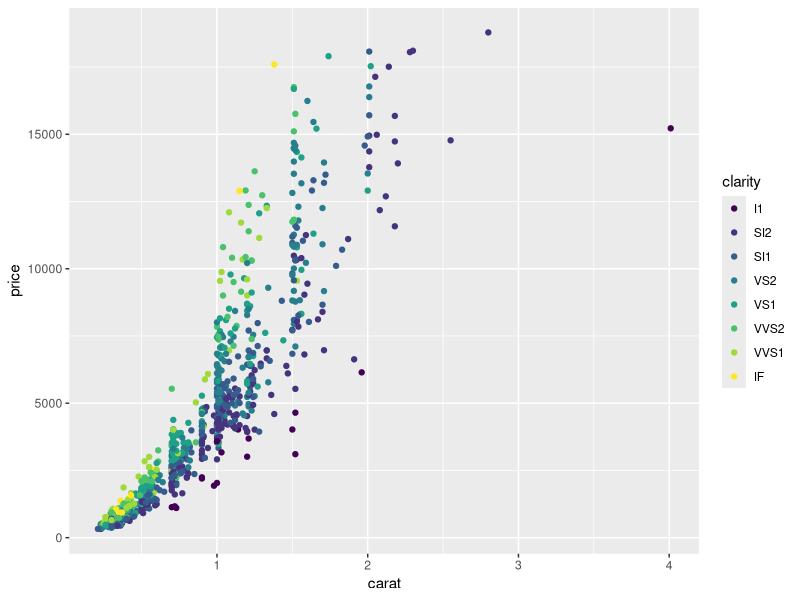
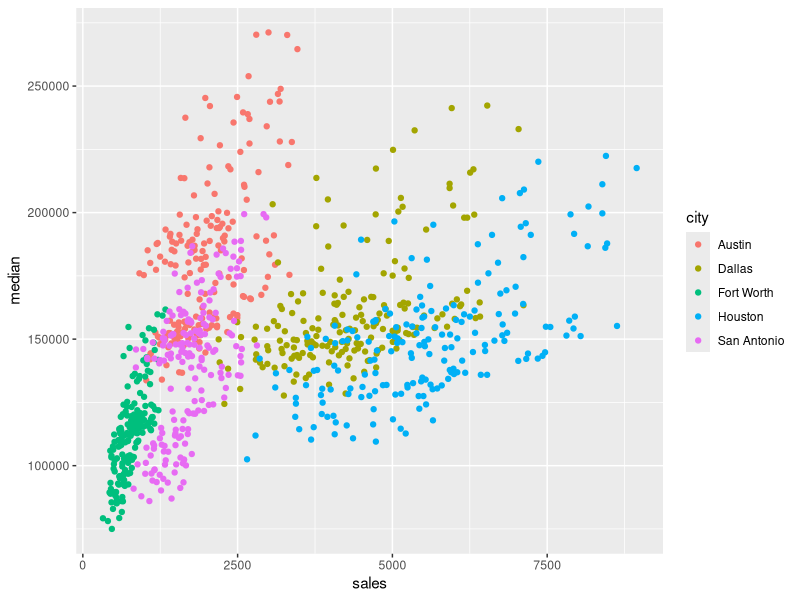
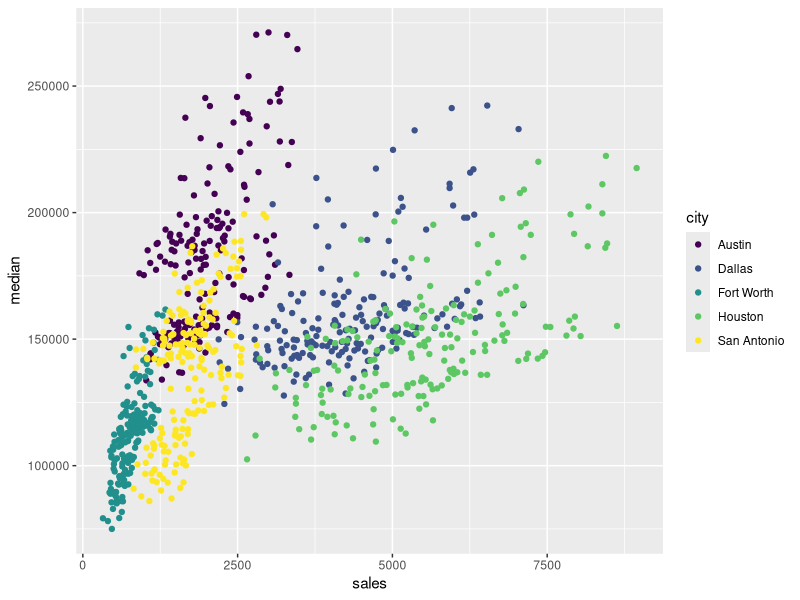
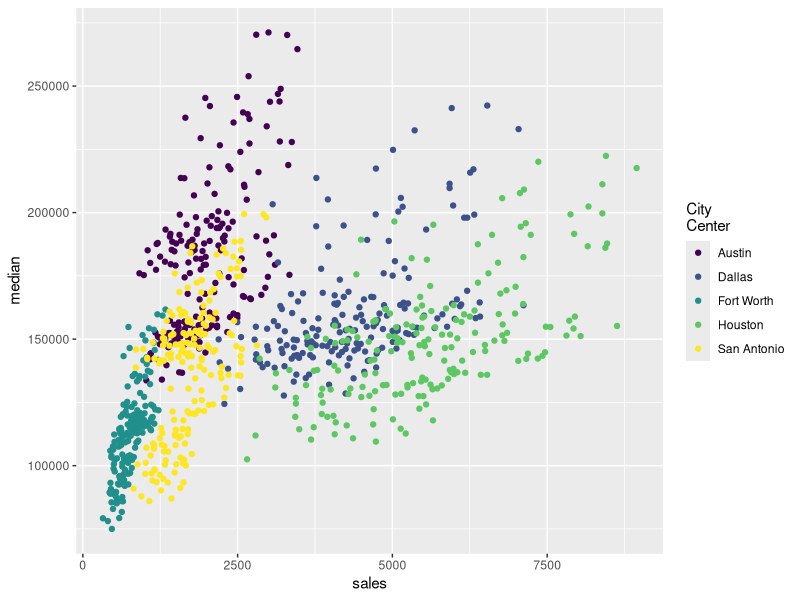
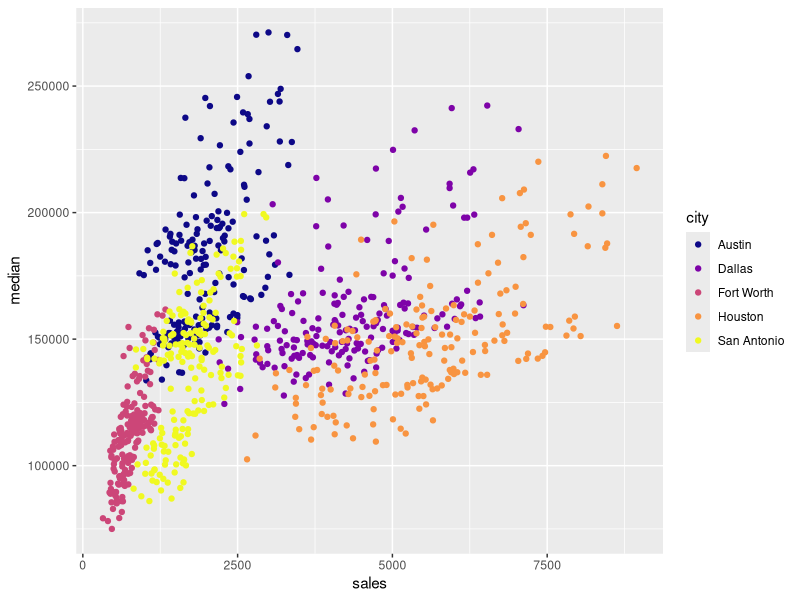
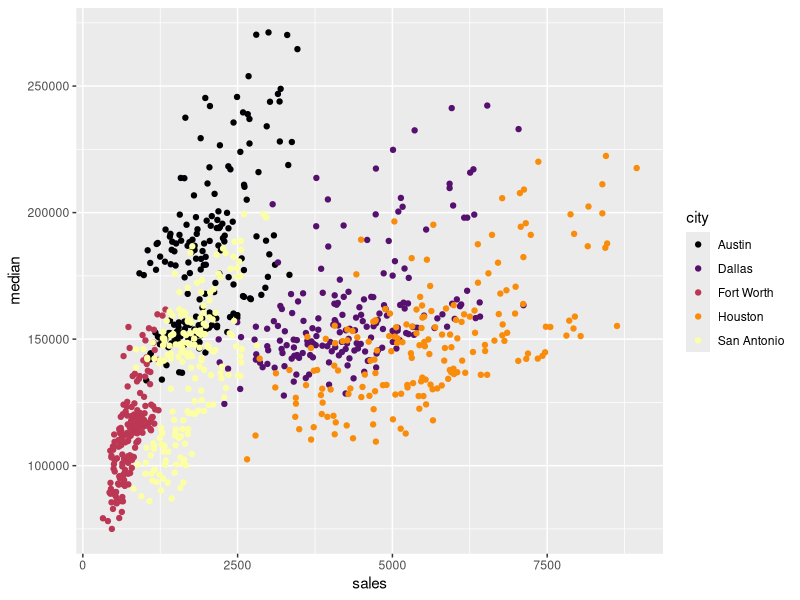
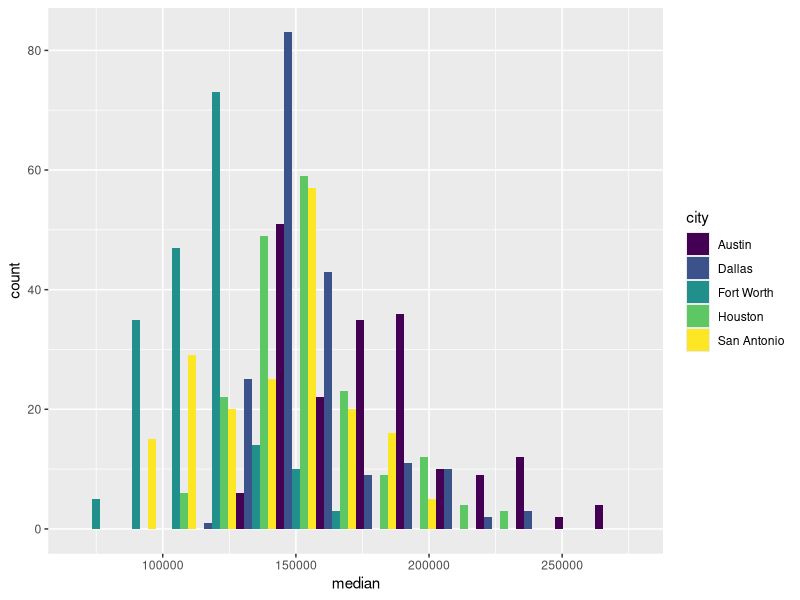
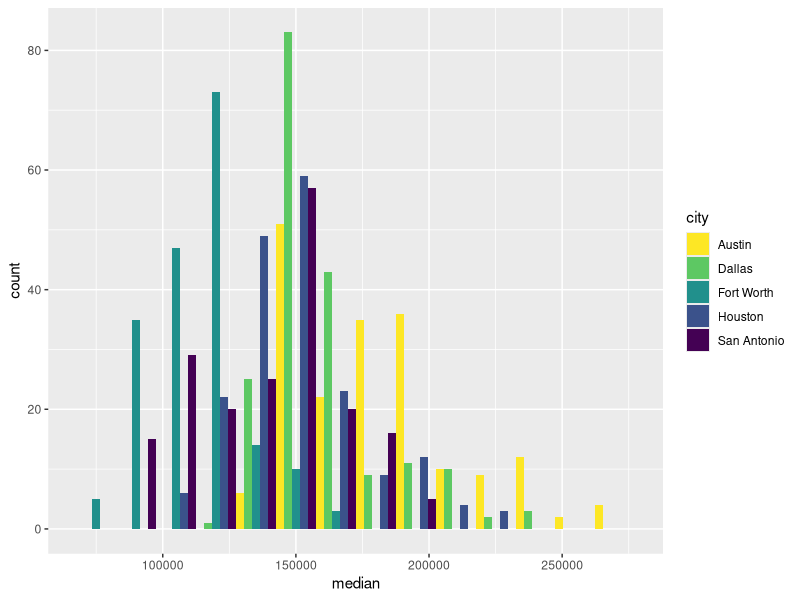

Source code (R) for these figures, in order:
# r2py crawler metadata
# package: ggplot2
# source_type: rd_example
# topic: scale_viridis.Rd
# source_file: C:\Users\bened\AppData\Local\R\win-library\4.5\ggplot2\help
# lines: 37

suppressPackageStartupMessages(library(ggplot2))
# viridis is the default colour/fill scale for ordered factors
set.seed(596)
dsamp <- diamonds[sample(nrow(diamonds), 1000), ]
ggplot(dsamp, aes(carat, price)) +
  geom_point(aes(colour = clarity))

# Use viridis_d with discrete data
txsamp <- subset(txhousing, city %in%
  c("Houston", "Fort Worth", "San Antonio", "Dallas", "Austin"))
(d <- ggplot(data = txsamp, aes(x = sales, y = median)) +
   geom_point(aes(colour = city)))
d + scale_colour_viridis_d()

# Change scale label
d + scale_colour_viridis_d("City\nCenter")

# Select palette to use, see ?scales::pal_viridis for more details
d + scale_colour_viridis_d(option = "plasma")
d + scale_colour_viridis_d(option = "inferno")

# scale_fill_viridis_d works just the same as
# scale_colour_viridis_d but for fill colours
p <- ggplot(txsamp, aes(x = median, fill = city)) +
  geom_histogram(position = "dodge", binwidth = 15000)
p + scale_fill_viridis_d()
# the order of colour can be reversed
p + scale_fill_viridis_d(direction = -1)

# Use viridis_c with continuous data
(v <- ggplot(faithfuld) +
  geom_tile(aes(waiting, eruptions, fill = density)))
v + scale_fill_viridis_c()
v + scale_fill_viridis_c(option = "plasma")

# Use viridis_b to bin continuous data before mapping
v + scale_fill_viridis_b()
